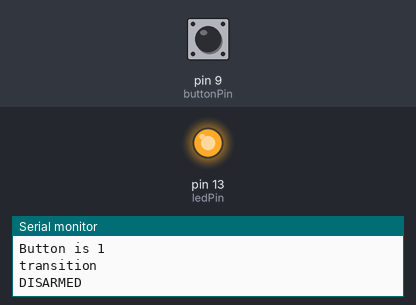
The sketch below on a simulated Arduino Uno, built with avr-gcc and run on an emulated ATmega328P. Parts: output pins drawn as LEDs (lit = HIGH), the last lines printed to the serial monitor. Inputs (shaded band) come from the test bench; at power-on: pin 9 (buttonPin) HIGH.

Above: at 1.2 s.
1.3 s: pin 9 (buttonPin) pulled LOW for 0.15 s
At 1.42 s:
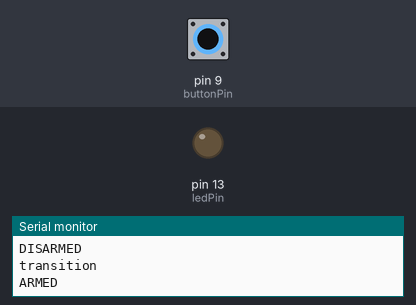
2.9 s: pin 9 (buttonPin) pulled LOW for 3.2 s
At 7.5 s:
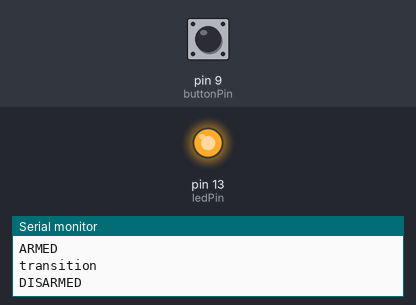
Timing chart, 0 to 9.0 s (numbered marks = the images above; inputs shaded):
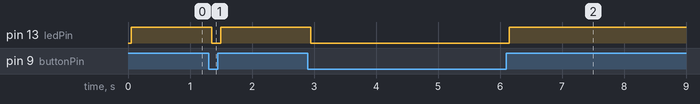

Measured:
- after the input at 1.3 s, pin 13 (ledPin): HIGH → LOW after 0.05 s, → HIGH 0.15 s later
- after the input at 2.9 s, pin 13 (ledPin): HIGH → LOW after 0.05 s, → HIGH 3.2 s later

The sketch:

button-test2.ino
```cpp
const int buttonPin = 9;
const int ledPin = LED_BUILTIN;
//start with led OFF
int ledState = LOW;
int buttonState;
//unpressed is assumd
int lastButtonState;
unsigned long lastDebounceTime = 0;
unsigned long debounceDelay = 50;

void setup() {
  //default unpressed=HIGH
  pinMode(buttonPin, INPUT_PULLUP);
  pinMode(ledPin, OUTPUT);
  Serial.begin(115200);
  digitalWrite(ledPin, ledState);
  int buttonState = digitalRead(buttonPin);
  lastButtonState=buttonState;
  Serial.println("setup complete");
  Serial.print("Button is ");
  Serial.println(buttonState);
}

void loop() {
  int reading = digitalRead(buttonPin);
  if (reading != lastButtonState) {
    lastDebounceTime = millis();
  }
  if ((millis() - lastDebounceTime) > debounceDelay) {
    if (reading != buttonState) {
      buttonState = reading;
      Serial.println("transition");
      if (buttonState == LOW ) {
        Serial.println("ARMED");
        ledState = LOW;
      }
      else {
        Serial.println("DISARMED");
        ledState = HIGH;
      }
    }
  }
  digitalWrite(ledPin,ledState);
  lastButtonState = reading;
}
```
